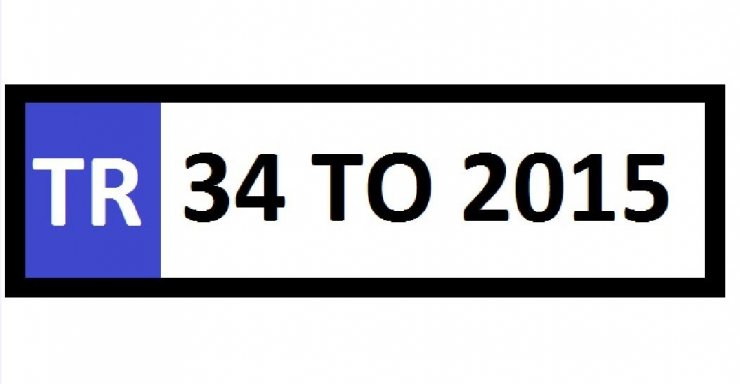
#> input picture images/chp2/plaka.jpg, 740 x 384 px
$ python plaka_karakter.py
#> lines starting #> are read from the running program, lines starting #| are printed output that depends on the picture; after the words box and inside, x2 and y2 are one past the last pixel; in counts of white or black regions, pixels touching at a corner belong together
import cv2
from cv2 import imshow
import numpy as np
import os

# yol = os.path.join(os.getcwd(),"images","chp2","rice_1.jpg")
yol = os.path.join(os.getcwd(),"images","chp2","plaka.jpg")
goruntu=cv2.imread(yol)
#> goruntu is the input picture: shape (384, 740, 3); mean B, G, R 207.5, 198.2, 197.6

# gri tonlama
gri =cv2.cvtColor(goruntu,cv2.COLOR_BGR2GRAY)
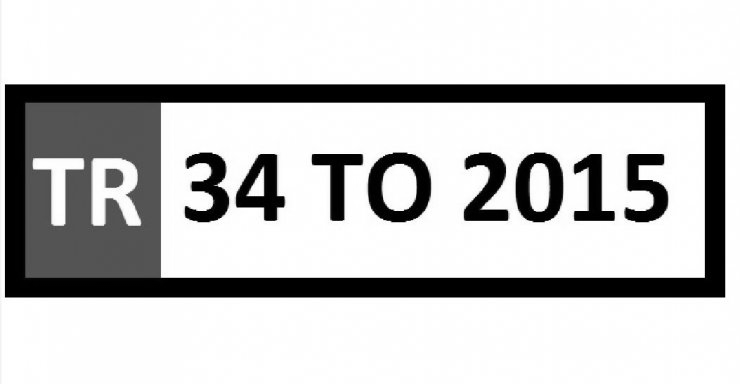
#> gri: shape (384, 740); min 0, max 255, mean 199.1
# bulanık(blur)
bulanik = cv2.GaussianBlur(gri,(11,11),0)
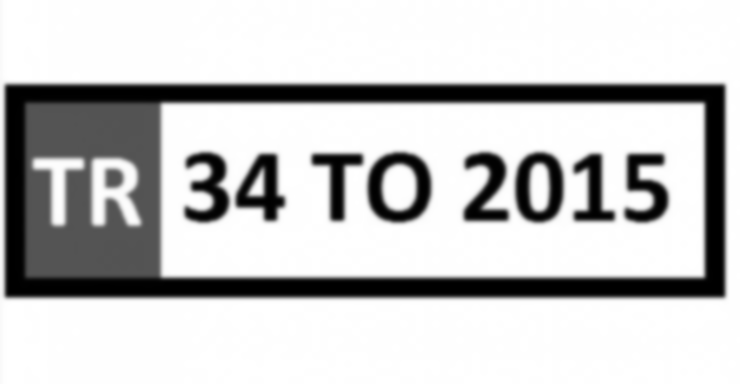
#> bulanik: shape (384, 740); min 0, max 255, mean 199.1

canny = cv2.Canny(bulanik,40,180)
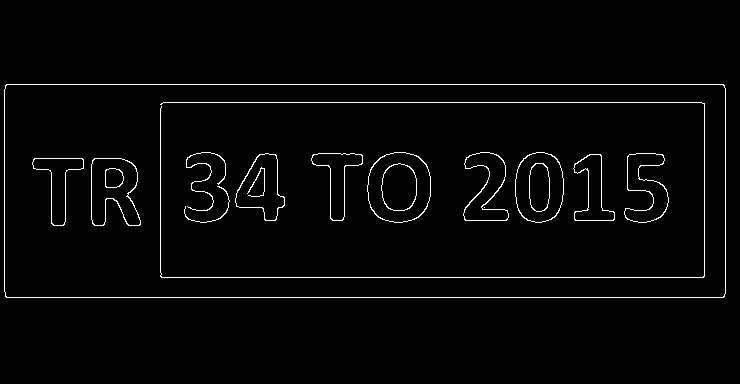
#> canny: shape (384, 740); 2.2% white in thin lines or dots, all inside (x1, y1, x2, y2) = (4, 84, 726, 298)

# konturları bulma(yani kontur olan piksellerin listesini bulma)
konturlar,_ = cv2.findContours(canny, cv2.RETR_TREE,cv2.CHAIN_APPROX_SIMPLE)
#> konturlar = 31 contours, 4 with area under 20; largest, box (x1, y1, x2, y2) and area: (4, 84, 726, 298) 153554, (4, 84, 726, 298) 153548, (367, 152, 431, 223) 3654, (367, 152, 431, 223) 3608, (515, 152, 564, 223) 2808
i=0

for kontur in konturlar[0:12]:
    (x,y,w,h)=cv2.boundingRect(kontur)
    alan=cv2.contourArea(kontur)
    if alan>1000 and alan<5000:
        i=i+1
        r=goruntu[y:y+h,x:x+w]
        imshow(str(i)+"--"+str(alan),r)
#> this loop made 12 passes
#> (x, y, w, h, alan) on passes 1 to 12: (4, 84, 722, 214, 153554), (4, 84, 722, 214, 153548), (484, 207, 1, 1, 0), (184, 186, 46, 37, 18.5), (91, 158, 50, 68, 2459), (91, 158, 50, 68, 2411.5), (105, 168, 19, 20, 302.5), (105, 168, 19, 20, 292.5), (32, 158, 52, 68, 1334), (32, 158, 52, 68, 1325), (573, 154, 42, 67, 1280), (573, 154, 42, 67, 1254.5)
#> after the loop, i = 6


print(i)
#| 6


cv2.imshow("orijinal",goruntu)
# # cv2.imshow("gri",gri)
# # cv2.imshow("sb",sb)
# # cv2.imshow("sba",sba)
# cv2.imshow("canny",canny)

cv2.waitKey(0)
cv2.destroyAllWindows()

$ run again, with images/chp2/rice_1.jpg copied over images/chp2/plaka.jpg
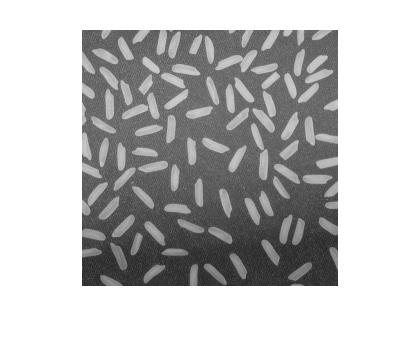
#> input picture images/chp2/rice_1.jpg, 420 x 342 px
#> goruntu is the input picture: shape (342, 420, 3); min 30, max 255, mean 189.4
#> `bulanik = cv2.GaussianBlur(gri,(11,11),0)`:
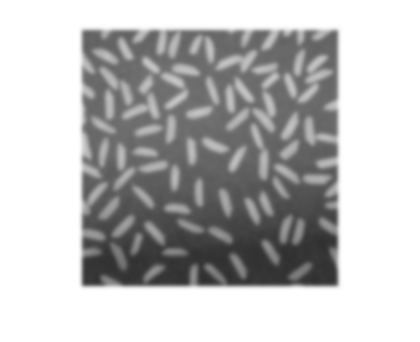
#> bulanik: shape (342, 420); min 48, max 255, mean 189.4
#> `canny = cv2.Canny(bulanik,40,180)`:
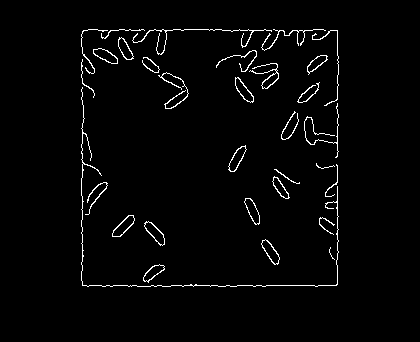
#> canny: shape (342, 420); 2.3% white in thin lines or dots, all inside (x1, y1, x2, y2) = (81, 29, 339, 287)
#> konturlar = 44 contours, 12 with area under 20; largest, box (x1, y1, x2, y2) and area: (112, 215, 135, 237) 230, (144, 221, 165, 246) 227, (228, 145, 247, 172) 216, (261, 239, 280, 265) 215, (235, 77, 254, 103) 209
#> the loop `for kontur in konturlar[0:12]:` made 12 passes
#> (x, y, w, h, alan) on passes 1 to 8: (143, 264, 22, 19, 179.5), (143, 264, 22, 18, 157.5), (329, 247, 6, 13, 0.5), (261, 239, 19, 26, 215), (261, 239, 19, 26, 190), (144, 221, 21, 25, 227), (144, 221, 21, 25, 198.5), (319, 217, 16, 18, 16)
#> after the loop `for kontur in konturlar[0:12]:`: i = 0
#| 0

$ run again, with images/chp2/elmalar3.jpg copied over images/chp2/plaka.jpg
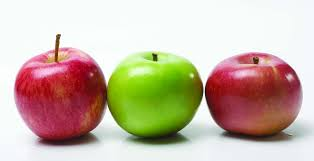
#> input picture images/chp2/elmalar3.jpg, 314 x 161 px
#> goruntu is the input picture: shape (161, 314, 3); mean B, G, R 166.7, 183.5, 200.6
#> `bulanik = cv2.GaussianBlur(gri,(11,11),0)`:
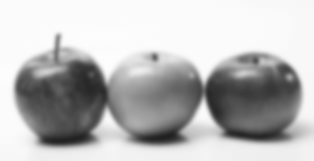
#> bulanik: shape (161, 314); min 32, max 254, mean 186.8
#> `canny = cv2.Canny(bulanik,40,180)`:
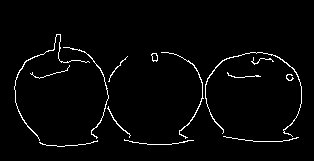
#> canny: shape (161, 314); 2.5% white in thin lines or dots, all inside (x1, y1, x2, y2) = (14, 34, 302, 147)
#> konturlar = 15 contours, 8 with area under 20; largest, box (x1, y1, x2, y2) and area: (205, 52, 302, 137) 64, (14, 34, 90, 141) 41, (151, 53, 158, 62) 38, (161, 52, 204, 139) 36, (63, 47, 109, 139) 34, (151, 53, 158, 61) 32, (107, 106, 131, 138) 20
#> the loop `for kontur in konturlar[0:12]:` made 12 passes
#> (x, y, w, h, alan) on passes 1 to 8: (39, 140, 59, 7, 3.5), (124, 139, 70, 6, 4.5), (223, 136, 76, 6, 3), (107, 106, 24, 32, 20), (286, 74, 8, 7, 7.5), (227, 72, 34, 6, 6.5), (30, 65, 40, 14, 2), (251, 57, 23, 8, 7)
#> after the loop `for kontur in konturlar[0:12]:`: i = 0
#| 0
